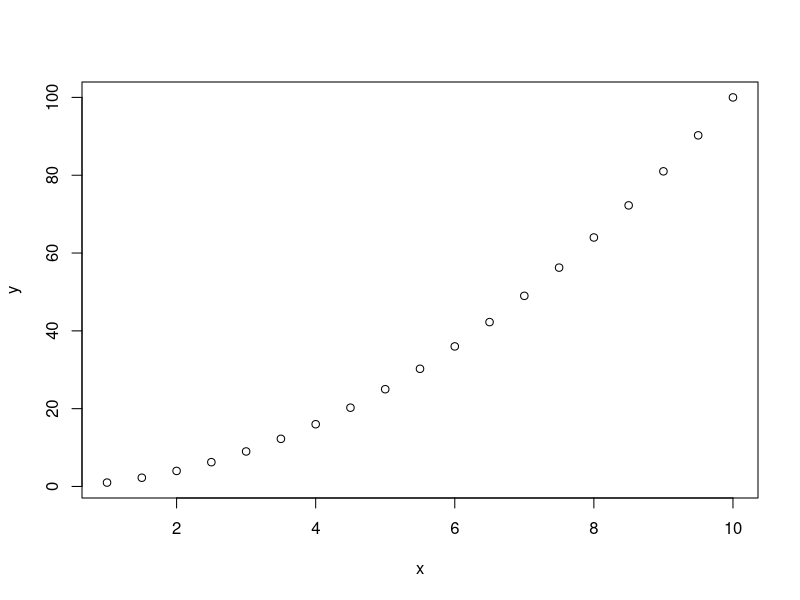

Generate this figure with R: (Note: this script raises an error after producing the figure.)
## ---- chunk 1
knitr::opts_chunk$set(echo = TRUE,
                      error = TRUE,
                      message = FALSE,
                      warning = FALSE)
## ---- chunk 2
5 + 5
## ---- chunk 3
ten <- 5 + 5
## ---- chunk 4
ten
## ---- chunk 5
pi
letters
LETTERS
month.name
## ---- chunk 6
class(letters)
length(letters)
## ---- chunk 7
seq(10)
## ---- chunk 8
seq(from = 1,
    to = 10,
    by = 1)
## ---- chunk 9
seq(from = 0,
    to = 1,
    by = 0.1)
## ---- chunk 10
4 + 4
sqrt(25)
pi
seq(from=1, to=10, by=0.5)
## ---- chunk 11
# save sequence of numbers 
# from 1 to 10 in steps of 0.5
# in an object named x
x <- seq(from=1, to=10, by=0.5)

# Type x to view the contents
x
## ---- chunk 12
# use x to create new object y
y <- x*x
## ---- chunk 13
# plot x and y
plot(x,y)
## ---- chunk 14
# show current sessionInfo
sessionInfo()

# notice that ggplot2 is not listed
# but let's try the ggplot() function with the
# built-in pressure dataset
ggplot(pressure, aes(temperature, pressure)) +
  geom_point()
## ---- chunk 15
# load ggplot2 package
library(ggplot2)

# look at sessionInfo again
sessionInfo()
## ---- chunk 16
# try the plot again
ggplot(pressure, aes(temperature, pressure)) +
  geom_point()
## ---- chunk 17
knitr::write_bib(x = c(.packages()), 
                 file = "packages.bib")
